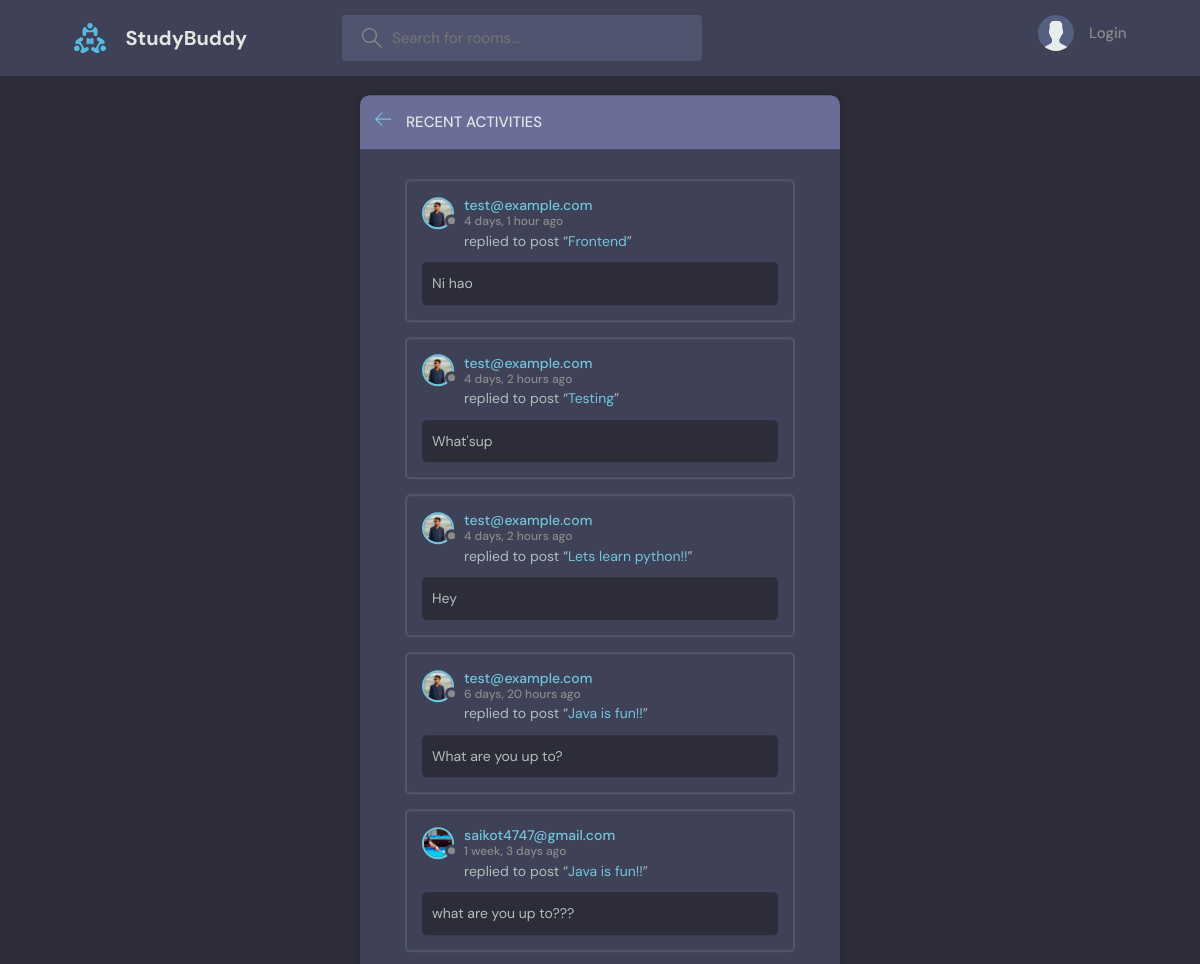
Before: /activity (upper part) with the older database file.
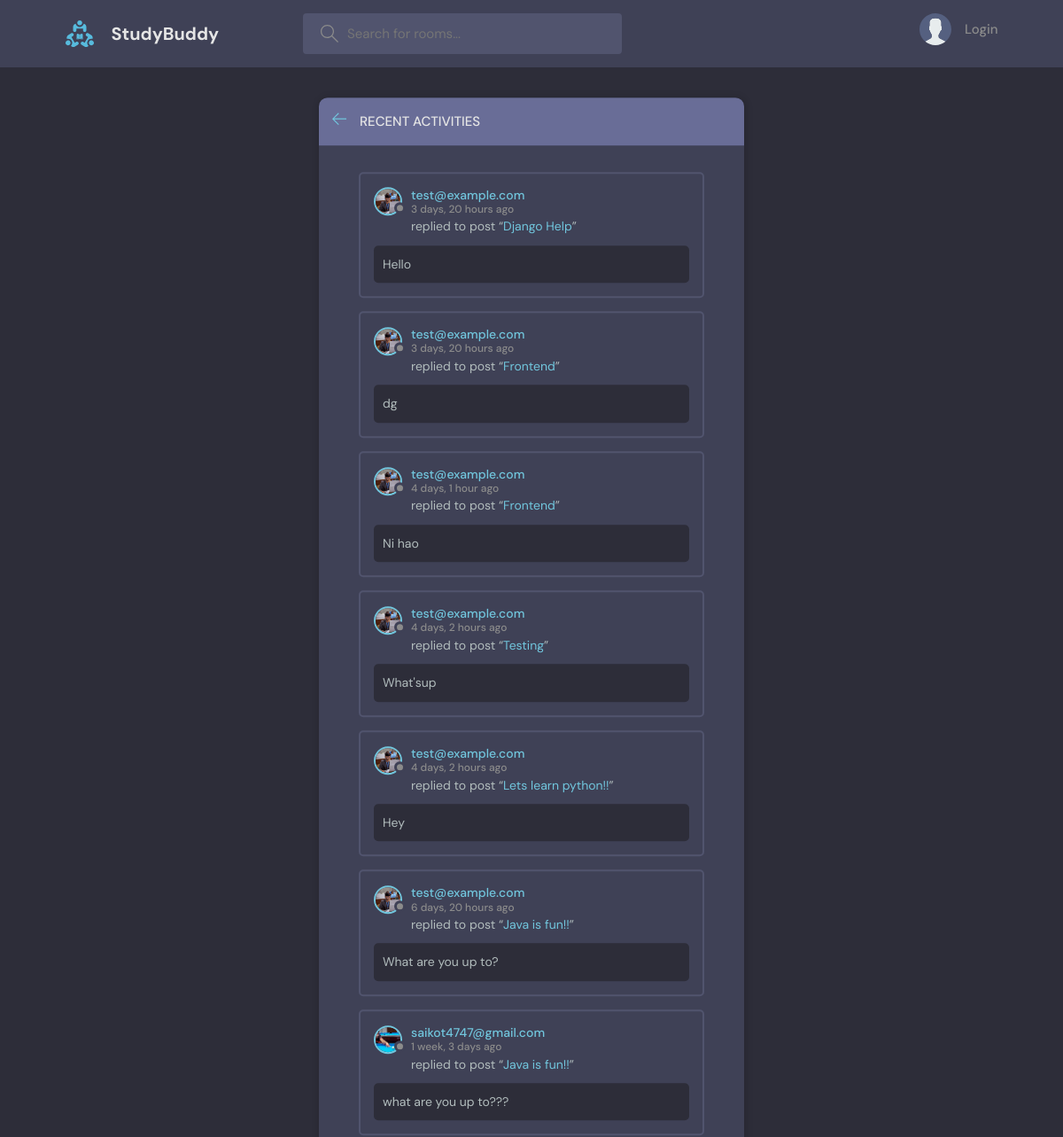
After: the same page with the newer database file.
### base/models.py (models this page shows, shortened)
class Message(models.Model):
  user = models.ForeignKey(User, on_delete=models.CASCADE)
  room = models.ForeignKey(Room, on_delete= models.CASCADE)
  body = models.TextField()
  updated = models.DateTimeField(auto_now=True)
  created = models.DateTimeField(auto_now_add = True)
  class Meta:
      ordering = ['-updated', '-created']

class User(AbstractUser):
  name = models.CharField(max_length= 200)
  email = models.EmailField(unique=True)
  bio = models.TextField(null=True)
  avatar= models.ImageField(null=True, default="avatar.svg")
  USERNAME_FIELD = 'email'
  REQUIRED_FIELDS = ['username', 'name']

class Room(models.Model):
  host = models.ForeignKey(User, on_delete= models.SET_NULL, null = True)
  topic = models.ForeignKey(Topic, on_delete= models.SET_NULL, null = True)
  name = models.CharField(max_length=200)
  description = models.TextField(null=True, blank=True)
  participants = models.ManyToManyField(User, related_name='participants', blank=True)
  updated = models.DateTimeField(auto_now=True)
  created = models.DateTimeField(auto_now_add = True)
  class Meta:
    ordering = ['-updated', '-created']
  def __str__(self):
    return self.name

### base/views.py (the view)
# urls.py: path('activity', views.activityPage, name="activity")
def activityPage(request):
    room_messages = Message.objects.all()
    return render(request, 'base/activity.html', {'room_messages': room_messages})

### base/templates/base/activity.html (shortened to what this page needs)
{% extends 'main.html' %}
{% block content %}
    <main class="layout">
      <div class="container">
        <div class="layout__box">
          <div class="layout__boxHeader">
            <div class="layout__boxTitle">
              <a href="{% url 'home' %}">
                <svg version="1.1" xmlns="http://www.w3.org/2000/svg" width="32" height="32" viewBox="0 0 32 32">
                  <title>arrow-left</title>
                  <path
                    d="M13.723 2.286l-13.723 13.714 13.719 13.714 1.616-1.611-10.96-10.96h27.625v-2.286h-27.625l10.965-10.965-1.616-1.607z"
                  ></path>
                </svg>
              </a>
              <h3>Recent Activities</h3>
            </div>
          </div>
          <div class="activities-page layout__body">
            {% for message in room_messages %}
            <div class="activities__box">
              <div class="activities__boxHeader roomListRoom__header">
                <a href="{% url 'user-profile' message.user.id %}" class="roomListRoom__author">
                  <div class="avatar avatar--small">
                    <img src="{{message.user.avatar.url}}" />
                  </div>
                  <p>
                    {{ message.user }}
                    <span>{{message.created|timesince}} ago</span>
                  </p>
                </a>
              </div>
              <div class="activities__boxContent">
                <p>replied to post “<a href="{% url 'room' message.room.id %}">{{message.room}}</a>”</p>
                <div class="activities__boxRoomContent">
                  {{message.body}}
                </div>
              </div>
            </div>
            {% endfor %}
          </div>
        </div>
      </div>
    </main>
{% endblock content %}

Changed rows visible on the page:
added Message: user.avatar (picture), user "test@example.com", created "3 days, 20 hours", room "Django Help", body "Hello"
added Message: user.avatar (picture), user "test@example.com", created "3 days, 20 hours", room "Frontend", body "dg"
changed through a linked row, Message "Ni hao": user.avatar: a different picture
changed through a linked row, Message "What'sup": user.avatar: a different picture
changed through a linked row, Message "Hey": user.avatar: a different picture
changed through a linked row, Message "What are you up to?": user.avatar: a different picture
